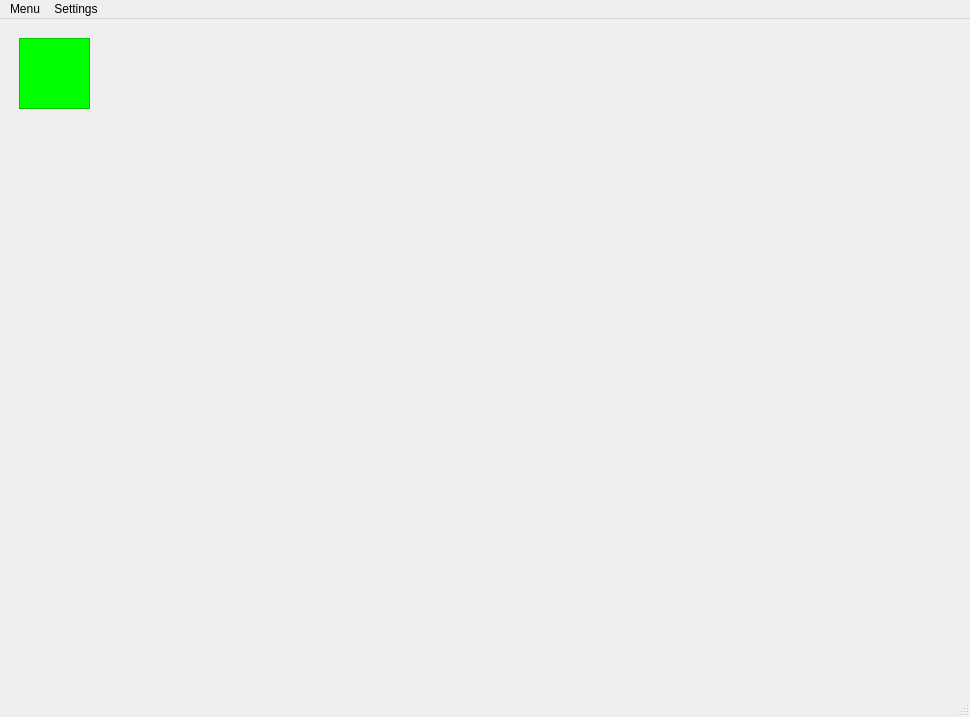
<?xml version="1.0" encoding="UTF-8"?>
<ui version="4.0">
 <class>MainWindow</class>
 <widget class="QMainWindow" name="MainWindow">
  <property name="geometry">
   <rect>
    <x>0</x>
    <y>0</y>
    <width>970</width>
    <height>717</height>
   </rect>
  </property>
  <property name="windowTitle">
   <string>MainWindow</string>
  </property>
  <widget class="QWidget" name="centralwidget">
   <widget class="QWidget" name="widget" native="true">
    <property name="geometry">
     <rect>
      <x>9</x>
      <y>9</y>
      <width>591</width>
      <height>651</height>
     </rect>
    </property>
    <widget class="QFrame" name="frame">
     <property name="geometry">
      <rect>
       <x>10</x>
       <y>10</y>
       <width>71</width>
       <height>71</height>
      </rect>
     </property>
     <property name="styleSheet">
      <string notr="true">background-color: rgb(0, 255, 0);</string>
     </property>
     <property name="frameShape">
      <enum>QFrame::StyledPanel</enum>
     </property>
     <property name="frameShadow">
      <enum>QFrame::Raised</enum>
     </property>
    </widget>
   </widget>
  </widget>
  <widget class="QMenuBar" name="menubar">
   <property name="geometry">
    <rect>
     <x>0</x>
     <y>0</y>
     <width>970</width>
     <height>20</height>
    </rect>
   </property>
   <widget class="QMenu" name="menuMenu">
    <property name="title">
     <string>Menu</string>
    </property>
    <addaction name="actionQuit"/>
   </widget>
   <widget class="QMenu" name="menuSettings">
    <property name="title">
     <string>Settings</string>
    </property>
    <addaction name="actionTactile"/>
   </widget>
   <addaction name="menuMenu"/>
   <addaction name="menuSettings"/>
  </widget>
  <widget class="QStatusBar" name="statusbar"/>
  <action name="actionQuit">
   <property name="checkable">
    <bool>false</bool>
   </property>
   <property name="text">
    <string>Quit</string>
   </property>
  </action>
  <action name="actionTactile">
   <property name="text">
    <string>Tactile</string>
   </property>
  </action>
 </widget>
 <resources/>
 <connections/>
</ui>
